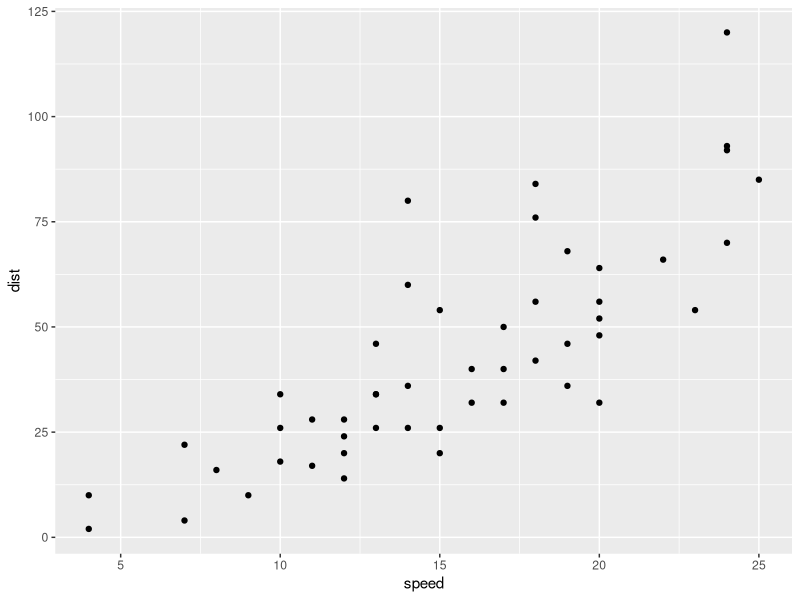
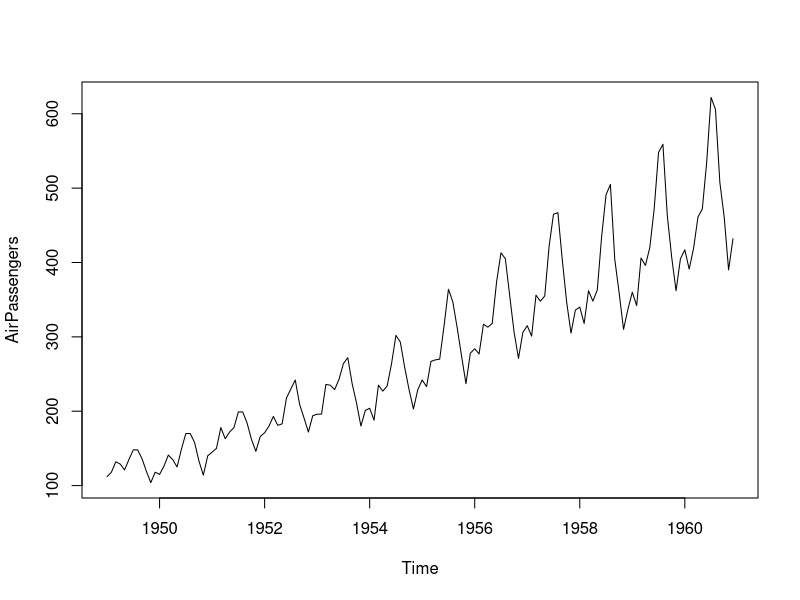
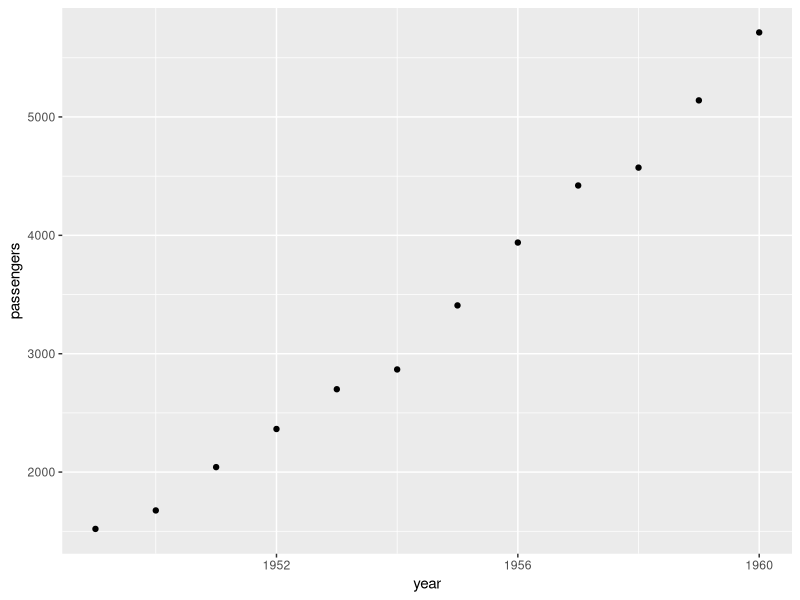

Reproduce these figures in R, in order.
library(dplyr)
library(ggplot2)
data("cars")

cars <- tbl_df(cars)
cars

ggplot(cars) + 
  geom_point(aes(speed, dist))


plot(AirPassengers)
x <- AirPassengers
ret <- data.frame(data.frame(x), index = zoo::index(x))
ret <- tidyr::gather(ret, series, value, -index)
ret <- dplyr::tbl_df(ret)
ret <- mutate(ret, year = floor(index))
ret <- summarise(group_by(ret, year), passengers = sum(value))
ret

ggplot(ret) +
  geom_point(aes(year, passengers))

broom::tidy(AirPassengers)
